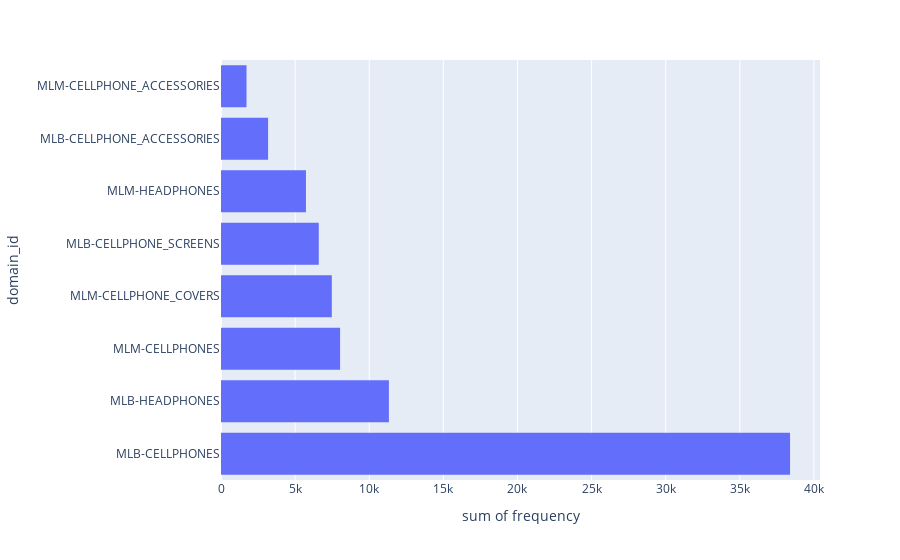

Notebook source saved alongside this figure:
### Code cell
fig = px.histogram(domain_freq,y='domain_id',x='frequency')
fig.show()

### Figure 1 — Plotly figure (JSON) as saved in the notebook; plotly's stock layout.template omitted (floating-point values rounded to 4 significant figures)
{"data": [{"alignmentgroup": "True", "bingroup": "y", "histfunc": "sum", "hovertemplate": "sum of frequency=%{x}<br>domain_id=%{y}<extra></extra>", "legendgroup": "", "marker": {"color": "#636efa"}, "name": "", "offsetgroup": "", "orientation": "h", "showlegend": false, "type": "histogram", "x": [38390, 11328, 8035, 7475, 6595, 5731, 3177, 1720], "xaxis": "x", "y": ["MLB-CELLPHONES", "MLB-HEADPHONES", "MLM-CELLPHONES", "MLM-CELLPHONE_COVERS", "MLB-CELLPHONE_SCREENS", "MLM-HEADPHONES", "MLB-CELLPHONE_ACCESSORIES", "MLM-CELLPHONE_ACCESSORIES"], "yaxis": "y"}], "layout": {"barmode": "relative", "legend": {"tracegroupgap": 0}, "margin": {"t": 60}, "xaxis": {"anchor": "y", "domain": [0, 1], "title": {"text": "sum of frequency"}}, "yaxis": {"anchor": "x", "domain": [0, 1], "title": {"text": "domain_id"}}}}
